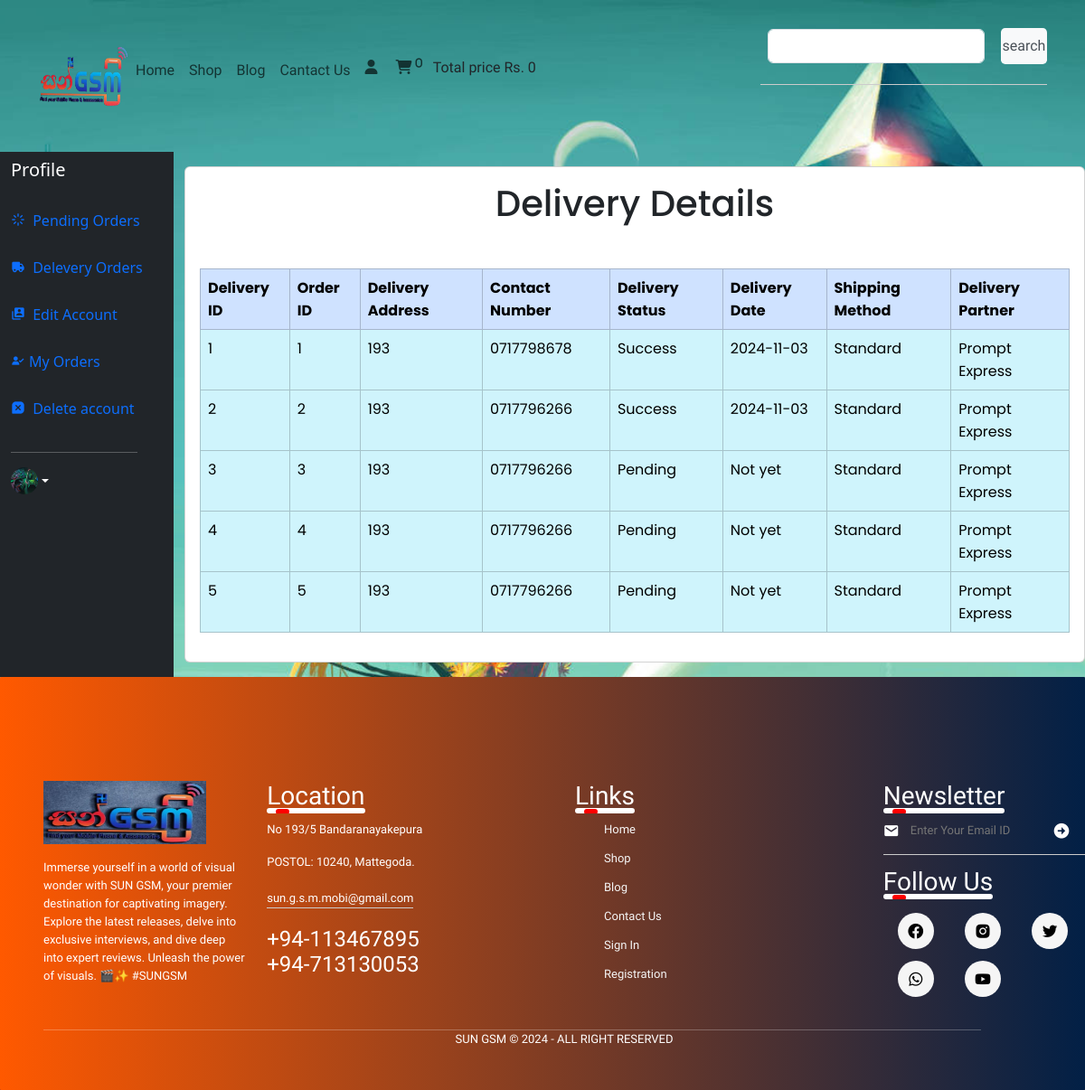
The page /user_panel/profile.php?delevery_orders (signed in) on the database as committed earlier.
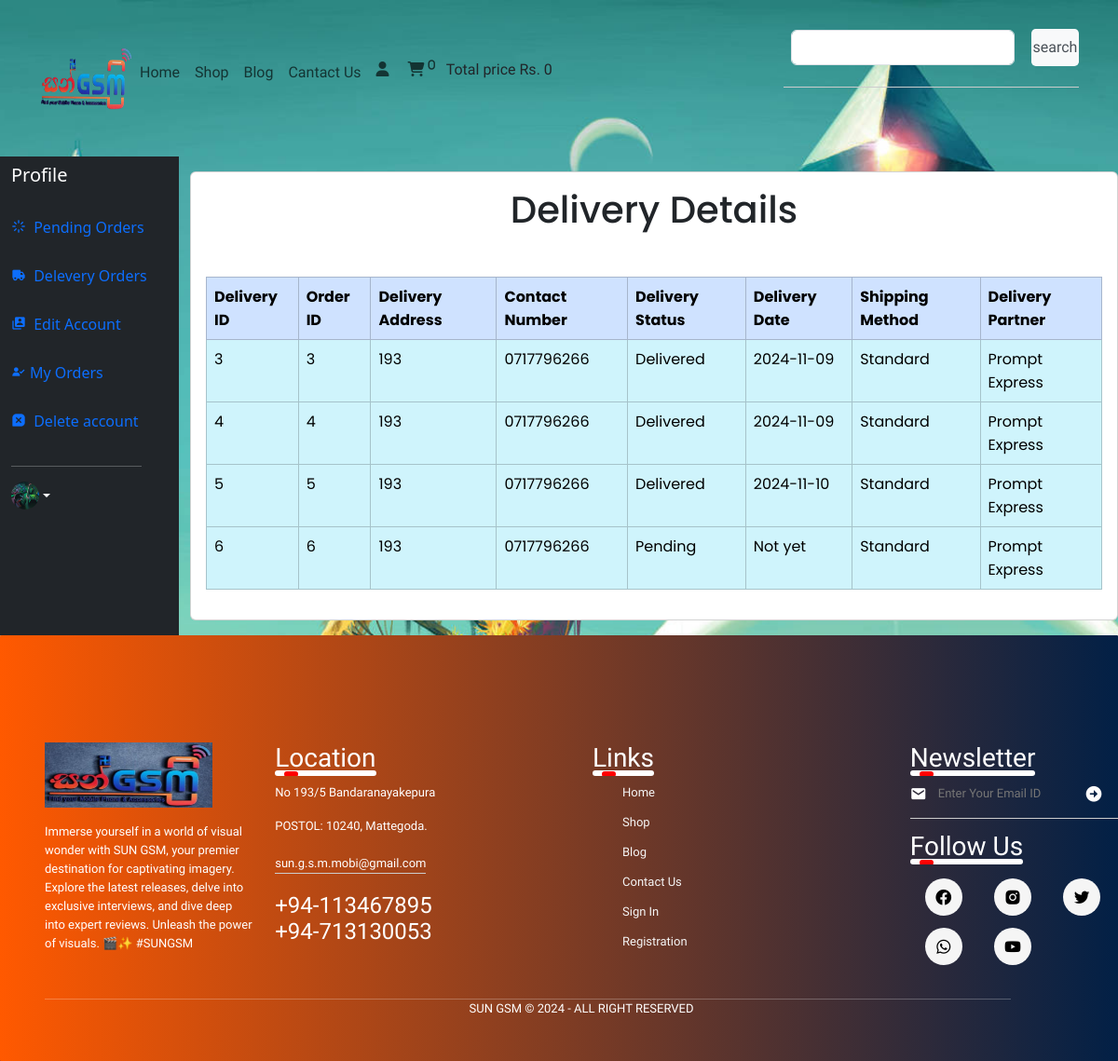
The same page on the database as committed later.
### tables this page shows
CREATE TABLE `user` (
  `user_id` int(11) NOT NULL,
  `username` varchar(250) NOT NULL,
  `user_email` varchar(100) NOT NULL,
  `password` varchar(255) NOT NULL,
  `user_image` varchar(100) NOT NULL,
  `user_ip` varchar(100) NOT NULL,
  `user_address` varchar(100) NOT NULL,
  `user_mobile` varchar(100) NOT NULL,
  `registration_at` timestamp NOT NULL DEFAULT current_timestamp() ON UPDATE current_timestamp()
);

CREATE TABLE `delivery_details` (
  `delivery_id` int(11) NOT NULL,
  `user_id` int(11) NOT NULL,
  `order_id` int(11) NOT NULL,
  `delivery_address` varchar(255) NOT NULL,
  `contact_number` varchar(15) NOT NULL,
  `delivery_status` varchar(50) DEFAULT 'Pending',
  `delivery_date` date DEFAULT NULL,
  `shipping_method` varchar(100) DEFAULT 'Standard',
  `delivery_partner` varchar(100) DEFAULT NULL,
  `created_at` timestamp NOT NULL DEFAULT current_timestamp(),
  `email_sent` tinyint(1) DEFAULT 0,
  `tracking_no` varchar(100) DEFAULT NULL
);

### user_panel/delevery_orders.php (the view, shortened to what the rows shown need)
<!DOCTYPE html>
<html lang="en">
<head>
    <link href="https://unpkg.com/boxicons@2.1.4/css/boxicons.min.css" rel="stylesheet" />
    <link rel="stylesheet" href="./user_page.css" />
    <link href="https://cdn.jsdelivr.net/npm/bootstrap@5.3.3/dist/css/bootstrap.min.css" rel="stylesheet"
 />
    <link rel="stylesheet" href="https://cdnjs.cloudflare.com/ajax/libs/font-awesome/6.5.1/css/all.min.css"
 />
    <link rel="stylesheet" href="https://cdnjs.cloudflare.com/ajax/libs/toastr.js/latest/toastr.min.css"
 />
</head>
<body>
    <?php
    $username = $_SESSION['username'];
    $get_user = "SELECT * FROM `user` WHERE username='$username'";
    $result = mysqli_query($con, $get_user);
    $row_fetch = mysqli_fetch_assoc($result);
    $user_id = $row_fetch['user_id'];
    ?>
    <div class="d-flex justify-content-center" style="border-radius: 15px; font-family:Poppins">
        <div class="card" style="width:100%;">
            <div class="card-body">
                <h1 class="text-center">Delivery Details</h1>
                <?php
                $get_delivery_details = "SELECT * FROM `delivery_details` WHERE user_id='$user_id'";
                $result_delivery = mysqli_query($con, $get_delivery_details);
                $delivery_count = mysqli_num_rows($result_delivery);
                if ($delivery_count > 0) {
                    echo '<table class="table table-bordered mt-5">';
                    echo '<thead class="table-primary">';
                    echo '<tr>';
                    echo '<th scope="col">Delivery ID</th>';
                    echo '<th scope="col">Order ID</th>';
                    echo '<th scope="col">Delivery Address</th>';
                    echo '<th scope="col">Contact Number</th>';
                    echo '<th scope="col">Delivery Status</th>';
                    echo '<th scope="col">Delivery Date</th>';
                    echo '<th scope="col">Shipping Method</th>';
                    echo '<th scope="col">Delivery Partner</th>';
                    echo '</tr>';
                    echo '</thead>';
                    echo '<tbody>';
                    while ($row_delivery = mysqli_fetch_assoc($result_delivery)) {
                        $delivery_id = $row_delivery['delivery_id'];
                        $order_id = $row_delivery['order_id'];
                        $delivery_address = $row_delivery['delivery_address'];
                        $contact_number = $row_delivery['contact_number'];
                        $delivery_status = $row_delivery['delivery_status'];
                        $delivery_date = $row_delivery['delivery_date'];
                        $shipping_method = $row_delivery['shipping_method'];
                        $delivery_partner = $row_delivery['delivery_partner'];
                        $display_date = $delivery_date ? $delivery_date : "Not yet";
                        echo "
                        <tr class='table-info'>
                            <td>$delivery_id</td>
                            <td>$order_id</td>
                            <td>$delivery_address</td>
                            <td>$contact_number</td>
                            <td>$delivery_status</td>
                            <td>$display_date</td>
                            <td>$shipping_method</td>
                            <td>$delivery_partner</td>
                        </tr>";
                    }
                    echo '</tbody>';
                    echo '</table>';
                } else {
                    echo "<div class='alert alert-warning' role='alert'>
                            No delivery details found.
                          </div>";
                }
                ?>
            </div>
        </div>
    </div>
</body>
</html>

### user_panel/profile.php (shortened to what the rows shown need)
<?php
include('../functions/common_function.php');
?>
<!DOCTYPE html>
<html lang="en">
<head>
    <link href="https://unpkg.com/boxicons@2.1.4/css/boxicons.min.css" rel="stylesheet" />
    <link rel="stylesheet" href="./user_page.css" />
    <link href="https://cdn.jsdelivr.net/npm/bootstrap@5.3.3/dist/css/bootstrap.min.css" rel="stylesheet"
 />
    <link rel="stylesheet" href="https://cdnjs.cloudflare.com/ajax/libs/font-awesome/6.5.1/css/all.min.css"
 />
    <link rel="stylesheet" href="https://cdnjs.cloudflare.com/ajax/libs/toastr.js/latest/toastr.min.css"
 />
</head>
</head>
<body>
    <div class="">
        <div class="row flex-nowrap">
            <div class="col-auto col-md-3 col-xl-2 px-sm-2 px-0 bg-dark">
                <div class="d-flex flex-column align-items-center align-items-sm-start px-3 pt-2 text-white min-vh-20">
                    <div class="d-flex align-items-center pb-3 mb-md-0 me-md-auto text-white text-decoration-none">
                        <h1 class="fs-5 d-none d-sm-inline">Profile</h1>
                    </div>
                    <div class="dropdown pb-4">
                        <a href="#" class="d-flex align-items-center text-white text-decoration-none dropdown-toggle"
                            id="dropdownUser1" data-bs-toggle="dropdown" aria-expanded="false">
                            <?php
                            if (!isset($_SESSION['username'])) {
                                echo " <span class='d-none d-sm-inline mx-1'>Guest</span>";
                            } else {
                                $username = $_SESSION['username'];
                                $user_image = "SELECT * FROM `user` WHERE username='$username'";
                                $user_image = mysqli_query($con, $user_image);
                                $row_image = mysqli_fetch_array($user_image);
                                $user_image = $row_image['user_image'];
                                echo "<img src='../user_panel/user_images/$user_image' alt='User Avatar' width='30' height='30'
                                class='rounded-circle'>";
                            }
                            ?>
                        </a>
                    </div>
                </div>
            </div>
            <div class="col py-3 text-white">
                <div>
                    <?php
                    if (isset($_GET['delevery_orders'])) {
                        include('delevery_orders.php');
                    }
                    ?>
                </div>
            </div>
        </div>
</body>
</html>

Rows that differ between the two databases and show on the page:
removed delivery_details: delivery_id "1", order "1", delivery_address "193", contact_number "0717798678", delivery_status "Success", delivery_date "2024-11-03", shipping_method "Standard", delivery_partner "Prompt Express"
removed delivery_details: delivery_id "2", order "2", delivery_address "193", contact_number "0717796266", delivery_status "Success", delivery_date "2024-11-03", shipping_method "Standard", delivery_partner "Prompt Express"
changed delivery_details id 3: delivery_status "Pending" → "Delivered"; delivery_date "Not yet" → "2024-11-09"
changed delivery_details id 4: delivery_status "Pending" → "Delivered"; delivery_date "Not yet" → "2024-11-09"
changed delivery_details id 5: delivery_status "Pending" → "Delivered"; delivery_date "Not yet" → "2024-11-10"
added delivery_details: delivery_id "6", order "6", delivery_address "193", contact_number "0717796266", delivery_status "Pending", display_date "Not yet", shipping_method "Standard", delivery_partner "Prompt Express"
